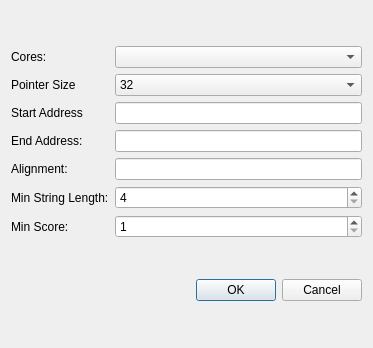
<?xml version="1.0" encoding="UTF-8"?>
<ui version="4.0">
 <class>BaseFindDialog</class>
 <widget class="QDialog" name="BaseFindDialog">
  <property name="windowModality">
   <enum>Qt::NonModal</enum>
  </property>
  <property name="geometry">
   <rect>
    <x>0</x>
    <y>0</y>
    <width>373</width>
    <height>348</height>
   </rect>
  </property>
  <property name="sizePolicy">
   <sizepolicy hsizetype="Minimum" vsizetype="Minimum">
    <horstretch>0</horstretch>
    <verstretch>0</verstretch>
   </sizepolicy>
  </property>
  <property name="windowTitle">
   <string notr="true">BaseFind</string>
  </property>
  <layout class="QVBoxLayout" name="verticalLayout_2">
   <property name="sizeConstraint">
    <enum>QLayout::SetMinimumSize</enum>
   </property>
   <item>
    <layout class="QGridLayout" name="gridLayout">
     <property name="sizeConstraint">
      <enum>QLayout::SetMinimumSize</enum>
     </property>
     <item row="0" column="0">
      <widget class="QLabel" name="nCoresLabel">
       <property name="sizePolicy">
        <sizepolicy hsizetype="Preferred" vsizetype="Preferred">
         <horstretch>0</horstretch>
         <verstretch>0</verstretch>
        </sizepolicy>
       </property>
       <property name="text">
        <string>Cores:</string>
       </property>
      </widget>
     </item>
     <item row="0" column="1">
      <widget class="QComboBox" name="nCoresCombo"/>
     </item>
     <item row="1" column="0">
      <widget class="QLabel" name="pointerSizeLabel">
       <property name="sizePolicy">
        <sizepolicy hsizetype="Preferred" vsizetype="Preferred">
         <horstretch>0</horstretch>
         <verstretch>0</verstretch>
        </sizepolicy>
       </property>
       <property name="text">
        <string>Pointer Size</string>
       </property>
      </widget>
     </item>
     <item row="1" column="1">
      <widget class="QComboBox" name="pointerSizeCombo">
       <item>
        <property name="text">
         <string>32</string>
        </property>
       </item>
       <item>
        <property name="text">
         <string>64</string>
        </property>
       </item>
      </widget>
     </item>
     <item row="2" column="0">
      <widget class="QLabel" name="startAddressLabel">
       <property name="text">
        <string>Start Address</string>
       </property>
      </widget>
     </item>
     <item row="2" column="1">
      <widget class="QLineEdit" name="startAddressEdit">
       <property name="maximumSize">
        <size>
         <width>382</width>
         <height>16777215</height>
        </size>
       </property>
       <property name="text">
        <string/>
       </property>
      </widget>
     </item>
     <item row="3" column="0">
      <widget class="QLabel" name="endAddressLabel">
       <property name="text">
        <string>End Address:</string>
       </property>
      </widget>
     </item>
     <item row="3" column="1">
      <widget class="QLineEdit" name="endAddressEdit">
       <property name="maximumSize">
        <size>
         <width>382</width>
         <height>16777215</height>
        </size>
       </property>
      </widget>
     </item>
     <item row="4" column="0">
      <widget class="QLabel" name="alignmentLabel">
       <property name="text">
        <string>Alignment:</string>
       </property>
      </widget>
     </item>
     <item row="4" column="1">
      <widget class="QLineEdit" name="alignmentEdit">
       <property name="maximumSize">
        <size>
         <width>382</width>
         <height>16777215</height>
        </size>
       </property>
      </widget>
     </item>
     <item row="5" column="0">
      <widget class="QLabel" name="minStrLenLabel">
       <property name="text">
        <string>Min String Length:</string>
       </property>
      </widget>
     </item>
     <item row="5" column="1">
      <widget class="QSpinBox" name="minStrLenEdit">
       <property name="maximumSize">
        <size>
         <width>382</width>
         <height>16777215</height>
        </size>
       </property>
       <property name="minimum">
        <number>4</number>
       </property>
       <property name="maximum">
        <number>999999999</number>
       </property>
      </widget>
     </item>
     <item row="6" column="0">
      <widget class="QLabel" name="minScoreLabel">
       <property name="text">
        <string>Min Score:</string>
       </property>
      </widget>
     </item>
     <item row="6" column="1">
      <widget class="QSpinBox" name="minScoreEdit">
       <property name="maximumSize">
        <size>
         <width>382</width>
         <height>16777215</height>
        </size>
       </property>
       <property name="minimum">
        <number>1</number>
       </property>
       <property name="maximum">
        <number>999999999</number>
       </property>
      </widget>
     </item>
    </layout>
   </item>
   <item>
    <layout class="QVBoxLayout" name="verticalLayout">
     <property name="sizeConstraint">
      <enum>QLayout::SetMinimumSize</enum>
     </property>
     <item>
      <widget class="QDialogButtonBox" name="buttonBox">
       <property name="orientation">
        <enum>Qt::Horizontal</enum>
       </property>
       <property name="standardButtons">
        <set>QDialogButtonBox::Cancel|QDialogButtonBox::Ok</set>
       </property>
      </widget>
     </item>
    </layout>
   </item>
  </layout>
  <action name="actionRemoveItem">
   <property name="text">
    <string>Remove item</string>
   </property>
  </action>
  <action name="actionRemoveAll">
   <property name="text">
    <string>Remove all</string>
   </property>
   <property name="toolTip">
    <string>Remove all</string>
   </property>
  </action>
 </widget>
 <resources/>
 <connections>
  <connection>
   <sender>buttonBox</sender>
   <signal>accepted()</signal>
   <receiver>BaseFindDialog</receiver>
   <slot>accept()</slot>
   <hints>
    <hint type="sourcelabel">
     <x>248</x>
     <y>234</y>
    </hint>
    <hint type="destinationlabel">
     <x>157</x>
     <y>274</y>
    </hint>
   </hints>
  </connection>
  <connection>
   <sender>buttonBox</sender>
   <signal>rejected()</signal>
   <receiver>BaseFindDialog</receiver>
   <slot>reject()</slot>
   <hints>
    <hint type="sourcelabel">
     <x>316</x>
     <y>240</y>
    </hint>
    <hint type="destinationlabel">
     <x>286</x>
     <y>254</y>
    </hint>
   </hints>
  </connection>
 </connections>
</ui>
